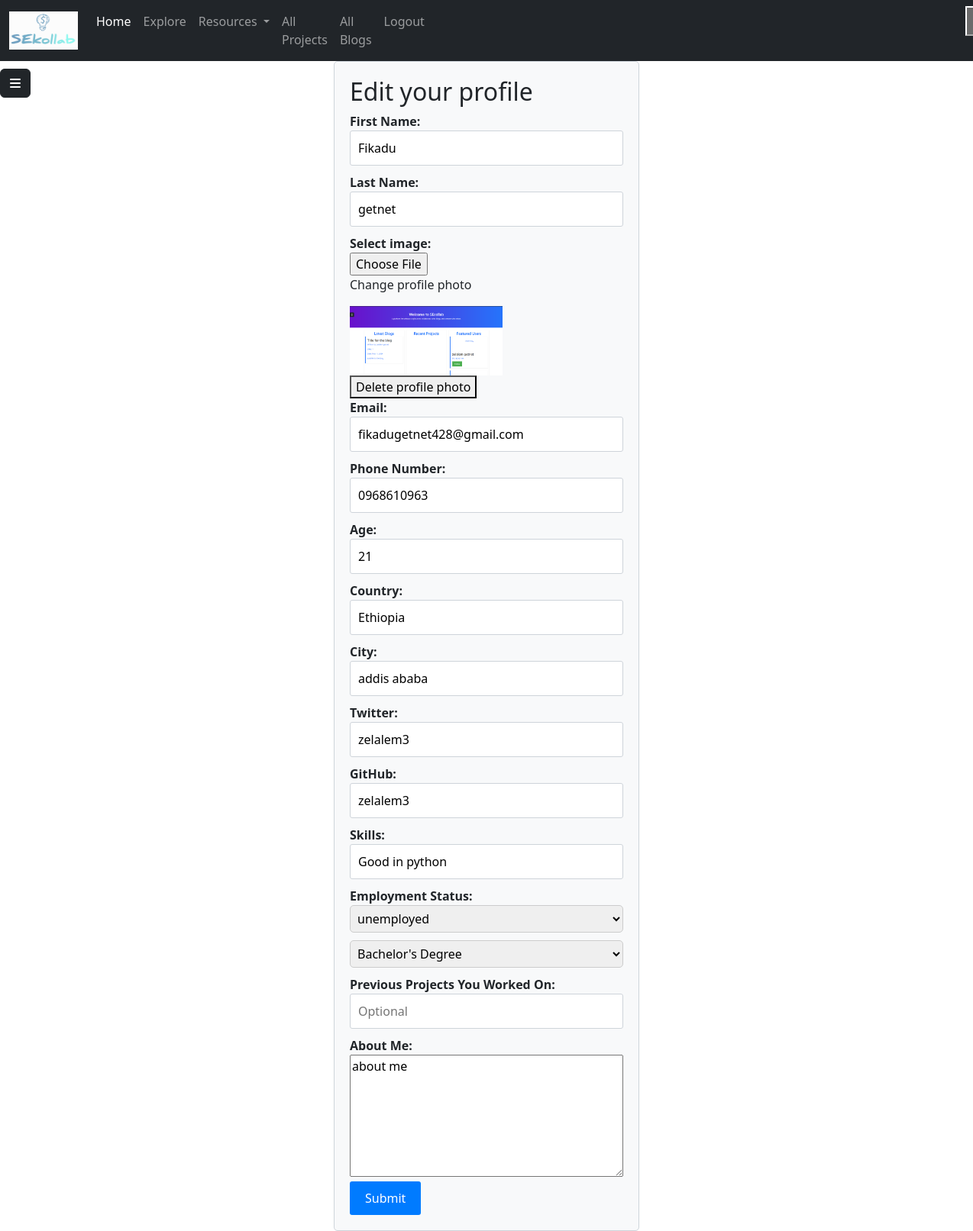
The app's page /editprofile (signed in) with its own data.
### models.py (models this page shows)
class User(UserMixin, db.Model):
    __tablename__ = "users"
    id = Column(Integer, primary_key=True, autoincrement=True)
    email = Column(String(100), unique=True)
    username = Column(String)
    fname = Column(String(30), nullable=False)
    lname = Column(String(30), nullable=False)
    profile_photo = Column(String)
    about_me = Column(String, nullable=False)
    phone_number = Column(String(11), nullable=False)
    age = Column(String(11), nullable=False)
    status = Column(String, nullable=False)
    skills = Column(String, nullable=False)
    portfolio = Column(String)
    password = Column(String(100))
    date = Column(String, nullable=False, default=datetime.date.today().strftime("%B %d, %Y"))
    is_active = db.Column(db.Boolean, default=True)
    country = Column(String, nullable=False)
    City = Column(String, nullable=False)
    twitter = Column(String)
    github = Column(String)
    education_status = Column(String)
    employment_status=Column(String, nullable=False)
    blogs = relationship("Blog", back_populates="author")
    comments = relationship("Userscomment", back_populates="user")
    liked_blogs = relationship("Blog", secondary='liked_blogs', backref='liking_users')
    collabration = relationship("Collabration", back_populates="user")
    followers = relationship("Follower", foreign_keys="[Follower.user_id]",back_populates="followed_user")
    following = relationship("Follower", foreign_keys="[Follower.follower_id]", back_populates="follower")
    interests = relationship("Interest", back_populates="user")

### main.py (the view, shortened to what this page needs)
@app.route('/editprofile', methods=['GET', 'POST'])
@login_required
def editprofile():
    user = current_user
    return render_template('editprofile.html', user=user)

### main.py (called while the page is built)
@login_manager.user_loader
def load_user(user_id):
    return User.query.get(int(user_id))

### templates/editprofile.html (shortened to what this page needs)
<!DOCTYPE html>
<html>
<head>
  <link rel="stylesheet" href="../static/css/signup.css">
  <link href="https://cdn.jsdelivr.net/npm/bootstrap@5.3.3/dist/css/bootstrap.min.css" rel="stylesheet">
  <link rel="stylesheet" href="../static/css/sidebar.css">
</head>
<body>
{% include "navigationloggedin.html" %}
{% include "sidebar.html" %}
<div class="container">
  <div class="form-container">
    <h2>Edit your profile</h2>
    <form action="{{ url_for('editprofile') }}" method="POST" enctype="multipart/form-data">
      <div class="form-group">
        <label for="fname">First Name:</label>
        <input type="text" id="fname" name="first_name" value="{{ user.fname }}" required>
      </div>
      <div class="form-group">
        <label for="lname">Last Name:</label>
        <input type="text" id="lname" name="last_name" value="{{ user.lname }}" required>
      </div>
      <div class="form-group">
        <label for="img">Select image:</label>
        {% if user.profile_photo != "static/images/noprofile.jpg" %}
          <input type="file" name="image" id="img1">
          <p>Change profile photo</p>
          <img src="{{ user.profile_photo }}" alt="Profile Photo" style="max-width: 200px; max-height: 300px;"><br>
          <button id="delete">Delete profile photo</button>
        {% else %}
          <input type="file" name="image2" id="img">
        {% endif %}
      </div>
      <div class="form-group">
        <label for="email">Email:</label>
        <input type="email" id="email" name="email" value="{{ user.email }}" required>
      </div>
      <div class="form-group">
        <label for="phone">Phone Number:</label>
        <input type="text" id="phone" name="phone_number" value="{{ user.phone_number }}" required>
      </div>
      <div class="form-group">
        <label for="age">Age:</label>
        <input type="text" id="age" name="age" value="{{ user.age }}" required>
      </div>
      <div class="form-group">
        <label for="country">Country:</label>
        <input type="text" id="country" name="country" value="{{ user.country }}" required>
      </div>
      <div class="form-group">
        <label for="city">City:</label>
        <input type="text" id="city" name="city" value="{{ user.City }}" required>
      </div>
      <div class="form-group">
        <label for="twitter">Twitter:</label>
        <input type="text" id="twitter" name="twitter" value="{{ user.twitter }}" required>
      </div>
      <div class="form-group">
        <label for="github">GitHub:</label>
        <input type="text" id="github" name="github" value="{{ user.github }}" required>
      </div>
      <div class="form-group">
        <label for="skills">Skills:</label>
        <input type="text" id="skills" name="skills" value="{{ user.skills }}" required>
      </div>
      <div class="form-group">
        <label for="education-level">Employment Status:</label>
    <select id="employment-status" name="employment_status" class="form-group selectedevent" style="display: block; margin-bottom: 10px; padding: 5px; width: 100%; border: 1px solid #ccc; border-radius: 5px;">
    <option value="" disabled selected style="color: #999;">{{ user.employment_status }}</option>
</select>
<select id="education-level" name="education_level" class="form-group selectedevent" style="display: block; margin-bottom: 10px; padding: 5px; width: 100%; border: 1px solid #ccc; border-radius: 5px;">
    <option value="{{ user.education_status }}" disabled selected style="color: #999;">{{ user.education_status }}</option>
</select>
      </div>
      <div class="form-group">
        <label for="previous">Previous Projects You Worked On:</label>
        <input type="text" id="previous" name="previous" placeholder="Optional">
      </div>
      <div class="form-group">
        <label for="about_me" style="display: block;">About Me:</label>
        <textarea id="about_me" name="about_me" style="width: 100%; height: 10pc;" required>{{ user.about_me }}</textarea>
      </div>
      <div class="form-group">
        <button type="submit">Submit</button>
      </div>
    </form>
  </div>
</div>
</body>
</html>

### static/css/signup.css (style rules this page uses)
.form-container { max-width: 400px; width: 100%; margin: 0 auto; padding: 20px; background-color: #f8f9fa; border: 1px solid #ced4da; border-radius: 5px; }
label { font-weight: bold; }
input[type="text"], input[type="email"], input[type="password"] { width: 100%; padding: 10px; margin-bottom: 10px; border: 1px solid #ced4da; border-radius: 3px; }
button[type="submit"] { padding: 10px 20px; background-color: #007bff; color: #fff; border: none; border-radius: 3px; cursor: pointer; }
.container { width: 50%; }
input[type="file"] { color: transparent; }

### records on screen
User: first_name "Fikadu", last_name "getnet", profile_photo (picture), email "fikadugetnet428@gmail.com", phone_number "0968610963", age "21", country "Ethiopia", city "addis ababa", twitter "zelalem3", github "zelalem3", skills "Good in python", employment_status "unemployed", education_level "Bachelor's Degree", about_me "about me"
